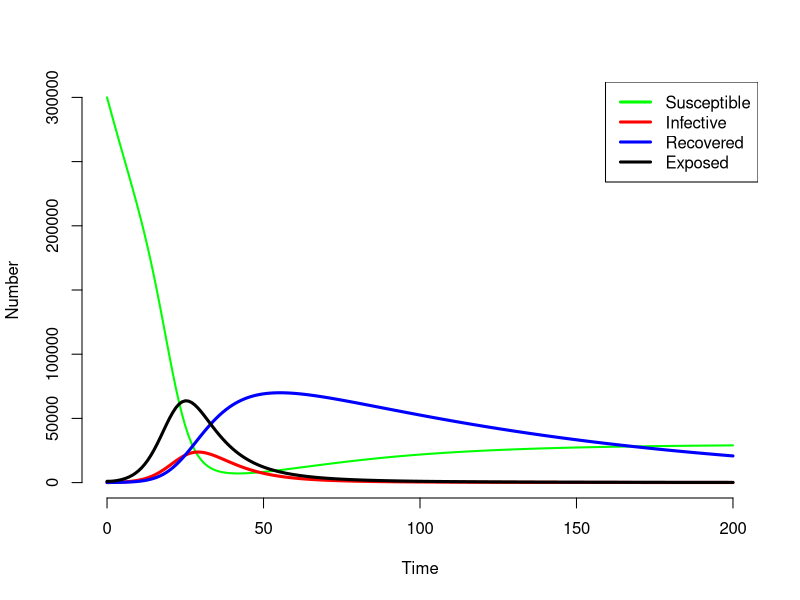

This chart was generated by the following R code:
library(deSolve)

######################## SI Model ########################

SI_model <- function(times, yinit, pars) {
  with(as.list(c(yinit, pars)), {
    dS <- lam - beta * I * S - mu_s * S
    dE <- beta * I * S - mu_e * E - del * E
    dI <- del * E - mu_i * I - gam * I
    dR <- gam * I - mu_r* R
    return(list(c(dS, dE, dI, dR)))
  })
}

################## Setting Parameters ##################
del = 1/10
gam = 1/7
beta = 8e-06  # beta is transmission parameter
mu_s = 1/30  # mu_s is the mortality rate for susceptibles
mu_i = 1/10  # mu_i is the mortality rate for infecteds
mu_r = 1/100
mu_e = 1/70
lam = 1000  # lam is the birth rate (assumed not to depend on population size)
pars <- cbind(lam, beta, del, gam, mu_s, mu_e, mu_i, mu_r)

############### Setting Time Frame ####################

start_time = 0  # start date
end_time = 200  # end date 
times <- seq(start_time, end_time, by = 1)  # gives a sequence from start to end

############ Setting Initial Conditions ###############

yinit <- c(S = 300000, E = 1000, I = 10, R=100)

############# Running The Model ####################

results <- as.data.frame(ode(y = yinit, times = times, func = SI_model, 
                             parms = pars, method = "rk4"))

############# Plotting Results ######################

plot(results$time, results$S, col = "green", type = "l", bty = "n", 
     lwd = 2, xlab = "Time", ylab = "Number", ylim = range(c(results$S, 
                                                             results$I, results$R, results$E)))
lines(results$time, results$I, col = "red", lwd = 3)
lines(results$time, results$R, col = "blue", lwd = 3)
lines(results$time, results$E, col = "black", lwd = 3)
legend("topright", c("Susceptible", "Infective", "Recovered", "Exposed"), col = c("green", 
                                                                       "red", "blue", "black"), lwd = 3)
